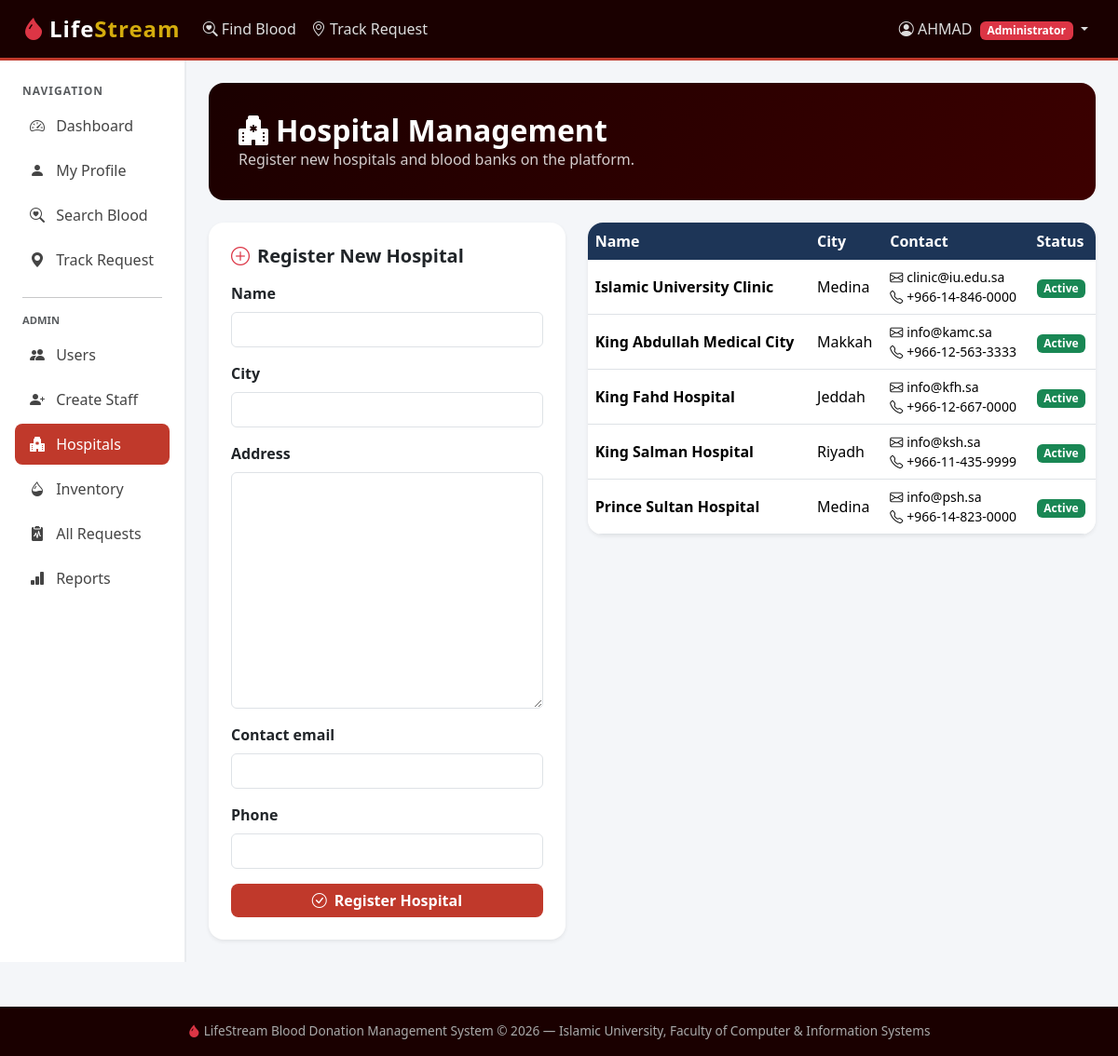
/admin-panel/hospitals/ (signed in), run on the app's committed database.
### core/models.py (models this page shows, shortened)
class User(AbstractUser):
    ROLE_CHOICES = [('donor','Donor'),('patient','Patient / Receiver'),('hospital_staff','Hospital Staff'),('admin','Administrator')]
    BLOOD_CHOICES = [('A+','A+'),('A-','A-'),('B+','B+'),('B-','B-'),('AB+','AB+'),('AB-','AB-'),('O+','O+'),('O-','O-')]
    role          = models.CharField(max_length=20, choices=ROLE_CHOICES, default='donor')
    blood_type    = models.CharField(max_length=5, choices=BLOOD_CHOICES, blank=True, null=True)
    phone         = models.CharField(max_length=20, blank=True)
    city          = models.CharField(max_length=80, blank=True)
    is_available  = models.BooleanField(default=True)
    last_donation = models.DateField(blank=True, null=True)
    hospital      = models.ForeignKey('Hospital', on_delete=models.SET_NULL, null=True, blank=True, related_name='staff_members')

class Hospital(models.Model):
    name=models.CharField(max_length=150); city=models.CharField(max_length=80)
    address=models.TextField(blank=True); contact_email=models.EmailField(blank=True)
    phone=models.CharField(max_length=20,blank=True); is_active=models.BooleanField(default=True)
    registered_at=models.DateTimeField(auto_now_add=True)
    class Meta: ordering=['name']

### core/views.py (the view, shortened to what this page needs)
# urls.py: path('admin-panel/hospitals/',         views.admin_hospitals,   name='admin_hospitals'),
@login_required
@role_required("admin")
def admin_hospitals(request):
    form      = HospitalForm(request.POST or None)
    hospitals = Hospital.objects.all()
    return render(request, "core/admin_hospitals.html", {"form": form, "hospitals": hospitals})

### core/forms.py
class HospitalForm(forms.ModelForm):
    class Meta:
        model  = Hospital
        fields = ['name','city','address','contact_email','phone']
    def __init__(self, *args, **kwargs):
        super().__init__(*args, **kwargs)
        for field in self.fields.values():
            field.widget.attrs['class'] = 'form-control'

### core/views.py (called while the page is built)
def role_required(*roles):
    def decorator(view_func):
        @wraps(view_func)
        def _wrapped(request, *args, **kwargs):
            if not request.user.is_authenticated:
                return redirect("login")
            if request.user.role not in roles and not request.user.is_superuser:
                messages.error(request, "You do not have permission to access that page.")
                return redirect("dashboard")
            return view_func(request, *args, **kwargs)
        return _wrapped
    return decorator

### templates/core/admin_hospitals.html (shortened to what this page needs)
{% extends 'base.html' %}
{% block content %}
<div class="page-header">
  <h2><i class="bi bi-hospital-fill me-2"></i>Hospital Management</h2>
  <p>Register new hospitals and blood banks on the platform.</p>
</div>
<div class="row g-4">
  <div class="col-lg-5">
    <div class="card border-0 shadow-sm" style="border-radius:16px;">
      <div class="card-body p-4">
        <h5 class="fw-bold mb-3"><i class="bi bi-plus-circle text-danger me-2"></i>Register New Hospital</h5>
        <form method="post">
          {% for field in form %}
          <div class="mb-3">
            <label class="form-label fw-semibold">{{ field.label }}</label>
            {{ field }}
          </div>
          {% endfor %}
          <button type="submit" class="btn btn-ls w-100">
            <i class="bi bi-check-circle me-2"></i>Register Hospital
          </button>
        </form>
      </div>
    </div>
  </div>
  <div class="col-lg-7">
    <div class="card border-0 shadow-sm" style="border-radius:16px;overflow:hidden;">
      <div class="table-responsive">
        <table class="table table-hover align-middle mb-0">
          <thead><tr><th>Name</th><th>City</th><th>Contact</th><th>Status</th></tr></thead>
          <tbody>
            {% for h in hospitals %}
            <tr>
              <td>
                <strong>{{ h.name }}</strong>
              </td>
              <td>{{ h.city }}</td>
              <td>
                {% if h.contact_email %}<div class="small"><i class="bi bi-envelope me-1"></i>{{ h.contact_email }}</div>{% endif %}
                {% if h.phone %}<div class="small"><i class="bi bi-telephone me-1"></i>{{ h.phone }}</div>{% endif %}
              </td>
              <td>
                <span class="badge {% if h.is_active %}bg-success{% else %}bg-danger{% endif %}">
                  {% if h.is_active %}Active{% else %}Inactive{% endif %}
                </span>
              </td>
            </tr>
            {% empty %}
            <tr><td colspan="4" class="text-center text-muted py-4">No hospitals registered yet.</td></tr>
            {% endfor %}
          </tbody>
        </table>
      </div>
    </div>
  </div>
</div>
{% endblock %}

### templates/base.html (shortened to what this page needs)
<!DOCTYPE html>
<html lang="en">
<head>
  <link href="https://cdn.jsdelivr.net/npm/bootstrap@5.3.2/dist/css/bootstrap.min.css" rel="stylesheet">
  <link href="https://cdn.jsdelivr.net/npm/bootstrap-icons@1.11.3/font/bootstrap-icons.css" rel="stylesheet">
</head>
<body>
<nav class="navbar navbar-expand-lg navbar-dark">
  <div class="container-fluid px-4">
    <a class="navbar-brand text-white" href="{% url 'home' %}">
      <i class="bi bi-droplet-fill text-danger me-1"></i>Life<span>Stream</span>
    </a>
    <div class="collapse navbar-collapse" id="navMain">
      <ul class="navbar-nav me-auto">
        <li class="nav-item">
          <a class="nav-link" href="{% url 'search_blood' %}"><i class="bi bi-search-heart"></i> Find Blood</a>
        </li>
        <li class="nav-item">
          <a class="nav-link" href="{% url 'track_request' %}"><i class="bi bi-geo-alt"></i> Track Request</a>
        </li>
      </ul>
      <ul class="navbar-nav ms-auto">
        {% if user.is_authenticated %}
          <li class="nav-item dropdown">
            <a class="nav-link dropdown-toggle" href="#" data-bs-toggle="dropdown">
              <i class="bi bi-person-circle"></i>
              {{ user.first_name|default:user.username }}
              <span class="badge bg-danger ms-1">{{ user.get_role_display }}</span>
            </a>
          </li>
        {% else %}
          <li class="nav-item"><a class="nav-link" href="{% url 'login' %}"><i class="bi bi-box-arrow-in-right"></i> Login</a></li>
          <li class="nav-item"><a class="btn btn-danger btn-sm ms-2" href="{% url 'register' %}">Register</a></li>
        {% endif %}
      </ul>
    </div>
  </div>
</nav>
<div class="container-fluid">
  <div class="row">
    {% if user.is_authenticated %}
    <div class="col-lg-2 col-md-3 sidebar d-none d-md-block px-0">
      <div class="px-2">
        <p class="text-muted px-3 mb-1" style="font-size:.75rem;font-weight:700;text-transform:uppercase;letter-spacing:1px;">Navigation</p>
        <nav class="nav flex-column">
          <a class="nav-link {% if request.resolver_match.url_name == 'dashboard' %}active{% endif %}" href="{% url 'dashboard' %}">
            <i class="bi bi-speedometer2"></i> Dashboard
          </a>
          <a class="nav-link {% if request.resolver_match.url_name == 'profile' %}active{% endif %}" href="{% url 'profile' %}">
            <i class="bi bi-person-fill"></i> My Profile
          </a>
          <a class="nav-link" href="{% url 'search_blood' %}"><i class="bi bi-search-heart"></i> Search Blood</a>
          <a class="nav-link" href="{% url 'track_request' %}"><i class="bi bi-geo-alt-fill"></i> Track Request</a>
          {% if user.role == 'admin' or user.is_superuser %}
          <hr class="mx-3"><p class="text-muted px-3 mb-1" style="font-size:.7rem;font-weight:700;text-transform:uppercase;">Admin</p>
          <a class="nav-link {% if 'admin_users' in request.resolver_match.url_name %}active{% endif %}" href="{% url 'admin_users' %}">
            <i class="bi bi-people-fill"></i> Users
          </a>
          <a class="nav-link {% if 'create_staff' in request.resolver_match.url_name %}active{% endif %}" href="{% url 'create_staff' %}">
            <i class="bi bi-person-plus-fill"></i> Create Staff
          </a>
          <a class="nav-link {% if 'admin_hospitals' in request.resolver_match.url_name %}active{% endif %}" href="{% url 'admin_hospitals' %}">
            <i class="bi bi-hospital-fill"></i> Hospitals
          </a>
          <a class="nav-link {% if 'inventory' in request.path %}active{% endif %}" href="{% url 'inventory' %}">
            <i class="bi bi-droplet-half"></i> Inventory
          </a>
          <a class="nav-link {% if 'manage_requests' in request.resolver_match.url_name %}active{% endif %}" href="{% url 'manage_requests' %}">
            <i class="bi bi-clipboard2-pulse-fill"></i> All Requests
          </a>
          <a class="nav-link {% if 'reports' in request.resolver_match.url_name %}active{% endif %}" href="{% url 'reports' %}">
            <i class="bi bi-bar-chart-fill"></i> Reports
          </a>
          {% endif %}
        </nav>
      </div>
    </div>
    <div class="col-lg-10 col-md-9 py-4 px-4">
    {% else %}
    <div class="col-12 py-4 px-4">
    {% endif %}
      {% block content %}{% endblock %}
    </div>
  </div>
</div>
<footer class="footer text-center">
  <div class="container">
    <span><i class="bi bi-droplet-fill text-danger"></i> LifeStream Blood Donation Management System &copy; 2026 &mdash; Islamic University, Faculty of Computer & Information Systems</span>
  </div>
</footer>
</body>
</html>

### templates/base.html (style rules this page uses)
:root { --ls-red: #C0392B; --ls-dark: #1A0000; --ls-navy: #1D3557; --ls-teal: #0E7C7B; --ls-gold: #D4AC0D; --ls-light: #FDFEFE; }
body { background: #f4f6f9; font-family: 'Segoe UI', sans-serif; min-height: 100vh; }
.navbar-brand { font-weight: 900; font-size: 1.5rem; letter-spacing: 1px; }
.navbar-brand span { color: var(--ls-gold); }
.navbar { background: var(--ls-dark) !important; border-bottom: 3px solid var(--ls-red); }
.navbar .nav-link { color: #ddd !important; font-weight: 500; }
.sidebar { min-height: calc(100vh - 70px); background: #fff; border-right: 2px solid #e9ecef; padding-top: 1.5rem; }
.sidebar .nav-link { color: #444; border-radius: 8px; margin: 2px 8px; padding: 10px 16px; font-weight: 500; }
.sidebar .nav-link.active { background: var(--ls-red); color: #fff !important; }
.sidebar .nav-link i { margin-right: 8px; width: 20px; }
.table { border-radius: 12px; overflow: hidden; }
.table thead th { background: var(--ls-navy); color: #fff; border: none; font-weight: 600; }
.btn-ls { background: var(--ls-red); color: #fff; border: none; border-radius: 8px; font-weight: 600; }
.page-header { background: linear-gradient(135deg, var(--ls-dark), #3d0000); color: #fff; padding: 2rem; border-radius: 16px; margin-bottom: 1.5rem; }
.page-header h2 { font-weight: 800; margin: 0; }
.page-header p { margin: 0; opacity: .8; }
.footer { background: var(--ls-dark); color: #aaa; padding: 1rem 0; margin-top: 3rem; font-size: .85rem; }

### data on the page
User: first_name "AHMAD", role "Administrator"
Hospital: name "Islamic University Clinic", city "Medina", contact_email "clinic@iu.edu.sa", phone "+966-14-846-0000", is_active "Active"
Hospital: name "King Abdullah Medical City", city "Makkah", contact_email "info@kamc.sa", phone "+966-12-563-3333", is_active "Active"
Hospital: name "King Fahd Hospital", city "Jeddah", contact_email "info@kfh.sa", phone "+966-12-667-0000", is_active "Active"
Hospital: name "King Salman Hospital", city "Riyadh", contact_email "info@ksh.sa", phone "+966-11-435-9999", is_active "Active"
Hospital: name "Prince Sultan Hospital", city "Medina", contact_email "info@psh.sa", phone "+966-14-823-0000", is_active "Active"

### other printed values
{{ field.label }} "Name" "City" "Address" "Contact email" "Phone"
